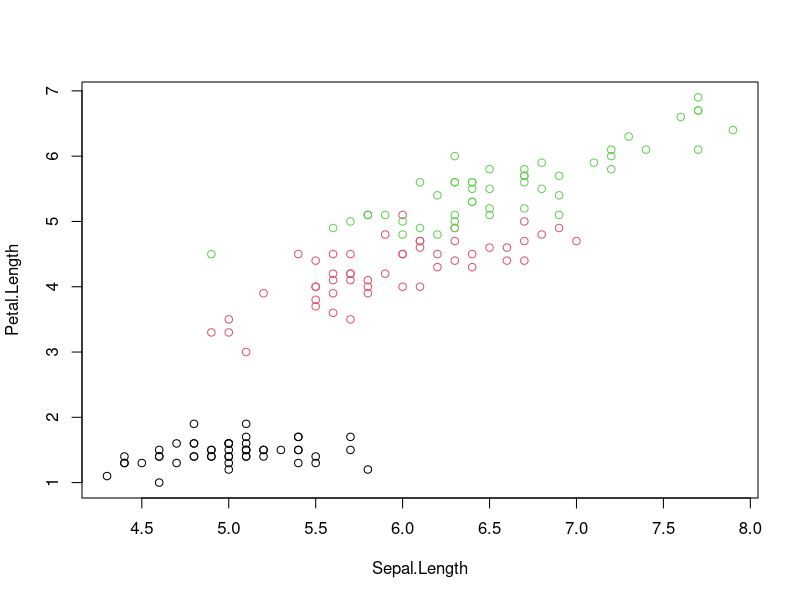
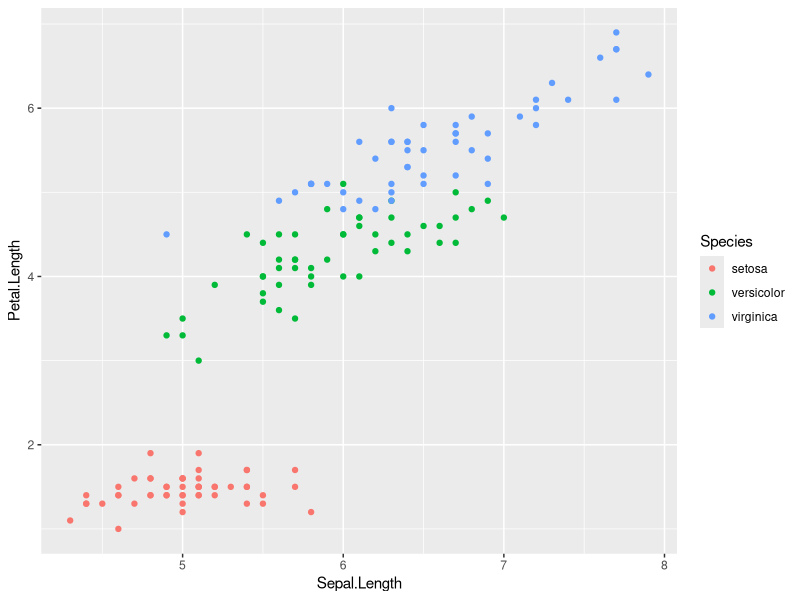
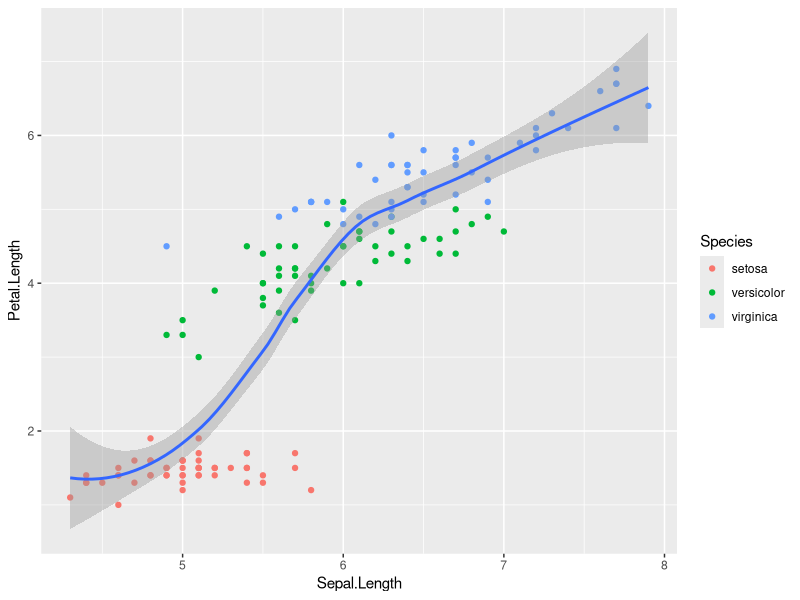
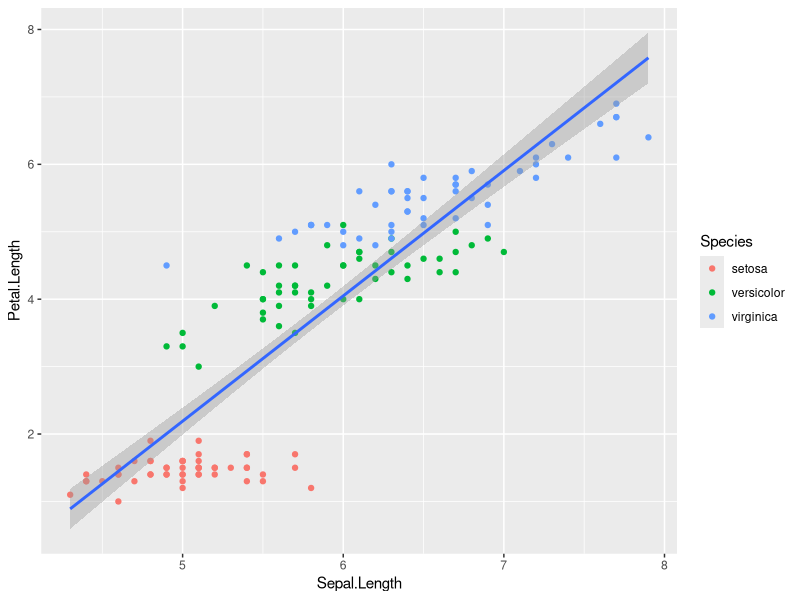
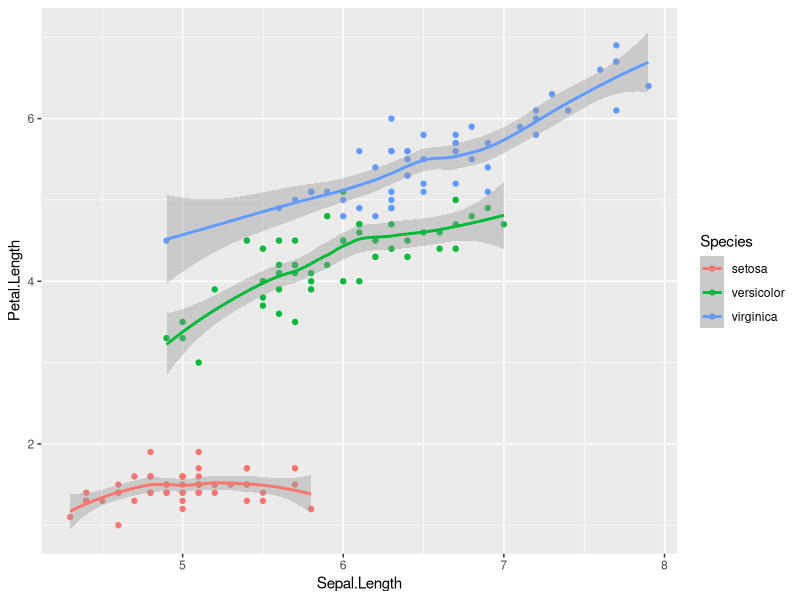
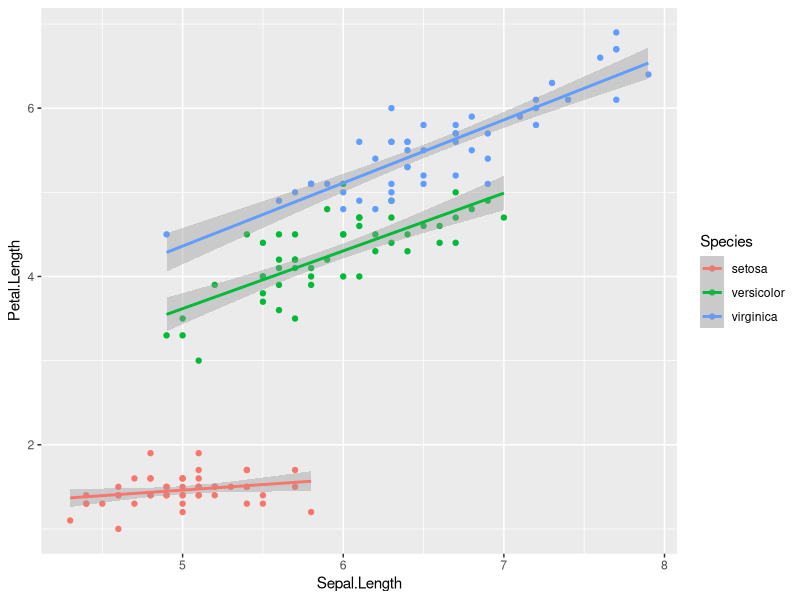

These charts were generated, in order, by the following R code:
##### R-Script for catching up with R
##### Gerhard Nachtmann
##### 20170612

### logical vector
lv <- c(TRUE, TRUE, FALSE, rep(TRUE, 7))
# lv[7:9] <- c(FALSE, FALSE)
mode(lv)
sum(lv)
sum(lv)/length(lv)

### integer
iv <- c(2L, 5L, as.integer(seq(2, 16, by = 2)))
mode(iv)
1:7
is.integer(iv)
?seq()

### double (numeric)
dv <- numeric(10)
set.seed(1)
dv <- c(seq(2, 16, by = 2.5), rnorm(4))
rnorm(10, 5, 0.2)
rnorm(10, 5, 0.2)
set.seed(10)
rnorm(10, 5, 0.2)
rnorm(10, 5, 0.2)
dv

### character vector
cv <- c("sdf", rep("SLU", 3))
cv
letters[7:9]
cv <- letters[iv]
sample(LETTERS, 30, replace = TRUE)
typeof(cv)

### factor (special case of integer)
quality <- factor(c("A", "B", "A", "C", "C", "A", "C", "C"),
                  levels = c("C", "B", "A"),
                  ordered = TRUE)

### combine it
t1 <- c(cv, iv)
is.character(c(cv, iv))
t1[c(2, 15)]
t1[c(2, 15)] <- NA

iv1 <- (NA_real_)
mode(NA)
mode(NA_character_)

### list
vector(mode = "list", length = 3)
l1 <- list(cv, iv, dv)
length(l1)
l1[[2]][2]
class(l1)
l1[2]
class(l1[2])
length(l1[2])
l1[[2]]
class(l1[[2]])
length(l1[[2]])
unlist(l1)

l2 <- list(x = l1, y = runif(10))
length(l2[["x"]])
l2[["x"]]
l2[[1]]
names(l2)

##### ? #####

### Questions
## Komma = .
2.5
## list workspace: ls()
ls()

### Your turn: create a list l3 where 
### x is a vector from 1 to 15 and
### y is a vector from 10 to 1

l3 <- list(x = 1:15, y = 10:1)
l3

list(x = seq(1, 15), y = rev(1:10))
rev(letters)
unlist(l1[-1])

### data.frame
length(iv)
length(cv)
stopifnot(length(iv) == length(cv))
# stopifnot(length(iv) == 15)
df1 <- data.frame(x = iv, y = cv,
                  stringsAsFactors = FALSE)
df1
cv[2] <- "x"
cv
df1
df1[2, 2]
str(df1)

df2 <- data.frame(iv, cv, dv, lv)
df2
str(df2)
df2[2:3, 2]
df2[5, 2:4]
df2[5, ]
df2[ ,2]
df2[-5, ]
df2[6, 2]
names(df2)
is.list(df2)
class(df2)
df2[[2]]
df2[[2]] == df2[, 2]
all(df2[[2]] == df2[, 2])
sum(df2[[2]] != df2[, 2])
all(df2[[2]] == factor(cv))
all(df2[[2]] == cv)
all.equal(df2[[2]], df2[, 2])
str(df2)
df2$cv

### special values
t2 <- dv
t2[5] <- NA
t2[9] <- 0
t2
summary(t2)
sum(t2)
sum(dv)
sum(t2, na.rm = TRUE)
sum(t2[-5])
12 / t2
0 / 0
t3 <- 12 / t2
mean(t3, na.rm = TRUE)
median(t3, na.rm = TRUE)
t4 <- NULL
is.null(NULL)
length(NULL)
length(NA)
c(t4, iv)
length(c(t4, iv))
c(NA, iv)
length(c(NA, iv))

##### Afternoon
quality < "B"
subset(df2, cv == "b")
subset(df2, iv > 8)
subset(df2, lv)
df2[!lv, ]

seq(0, 20, by = 0.5)
round(seq(0, 20, by = 0.5))
mean(seq(0, 20, by = 0.5))
mean(round(seq(0, 20, by = 0.5)))
round(rnorm(10), 2)
round(rnorm(10), digits = 2) # not needed
round(digits = 2, x = rnorm(10))
ceiling(seq(0, 20, by = 0.5))
ceiling(325.3)
floor(seq(0, 20, by = 0.5))

paste(cv, 3)
paste(cv, 3, sep = "-")
paste(cv, 3, sep = "")
paste0(cv, 3)
paste0("run", 1:10)
paste0("b", 0:5, collapse = "+")

seq_along(cv)
seq_len(5)
seq_len(length(cv)) # redundant

### functions
summary(df2) # generic
unclass(df2$cv)

2^(0:10)
(1:10)*4

foo <- function(){
  cat("Hello SLU\n")
}

foo()
foo

foo1 <- function(x){
  cat(paste("Hello", x, "\n"))
}

foo1("Haleh")
foo1(4)
foo1(1:4)
foo1(c("Laura", "Haleh"))

foo2 <- function(x = "Ruben"){
  writeLines(paste0("Hello ", x, "!"))
}

foo2(c("Laura", "Haleh"))
foo2()

### 1 inch = 2.54 cm
### inch2cm
inch2cm <- function(x){
  # stopifnot(is.numeric(x))
  if(!is.numeric(x)) {
    stop(paste(x, "is not numeric!"))
  }
  res <- x * 2.54
  res
}

inch2cm(1:10)
# inch2cm("a")

data(trees)
trees[,1]
inch2cm(trees[,1])
trees$Girth_cm <- inch2cm(trees[,1])
head(trees)

### loops
s1 <- function(x){
  res <- 0
  for(i in seq_along(x)){
    res <- res + x[i]
  }
  res
}

s1(3:4)
sum(3:4)

s2 <- function(x){
  res <- 0
  i <- 1
  while(i <= length(x)){
    res <- res + x[i]
    i <- i + 1
  }
  res
}

s2(3:4)

lapply(l1, length)
lapply(l1[2:3], mean)
unlist(lapply(l1[2:3], mean))
sapply(l1[2:3], mean)
lapply(l1[2:3], inch2cm)

### plotting
X11()
with(iris, plot(Petal.Length ~ Sepal.Length, col = Species))

library(ggplot2)
ggplot(iris, aes(x = Sepal.Length, y = Petal.Length)) + 
  geom_point(aes(col = Species))

ggplot(iris, aes(x = Sepal.Length, y = Petal.Length)) + 
  geom_point(aes(col = Species)) + geom_smooth()

## 1 model
ggplot(iris, aes(x = Sepal.Length, y = Petal.Length)) + 
  geom_point(aes(col = Species)) + geom_smooth(method = "lm")


### 3 models
ggplot(iris, aes(x = Sepal.Length, y = Petal.Length)) + 
  geom_point(aes(col = Species)) +
  geom_smooth(aes(col = Species))

ggplot(iris, aes(x = Sepal.Length, y = Petal.Length, 
                 col = Species)) + 
  geom_point() + geom_smooth(method = "lm")
